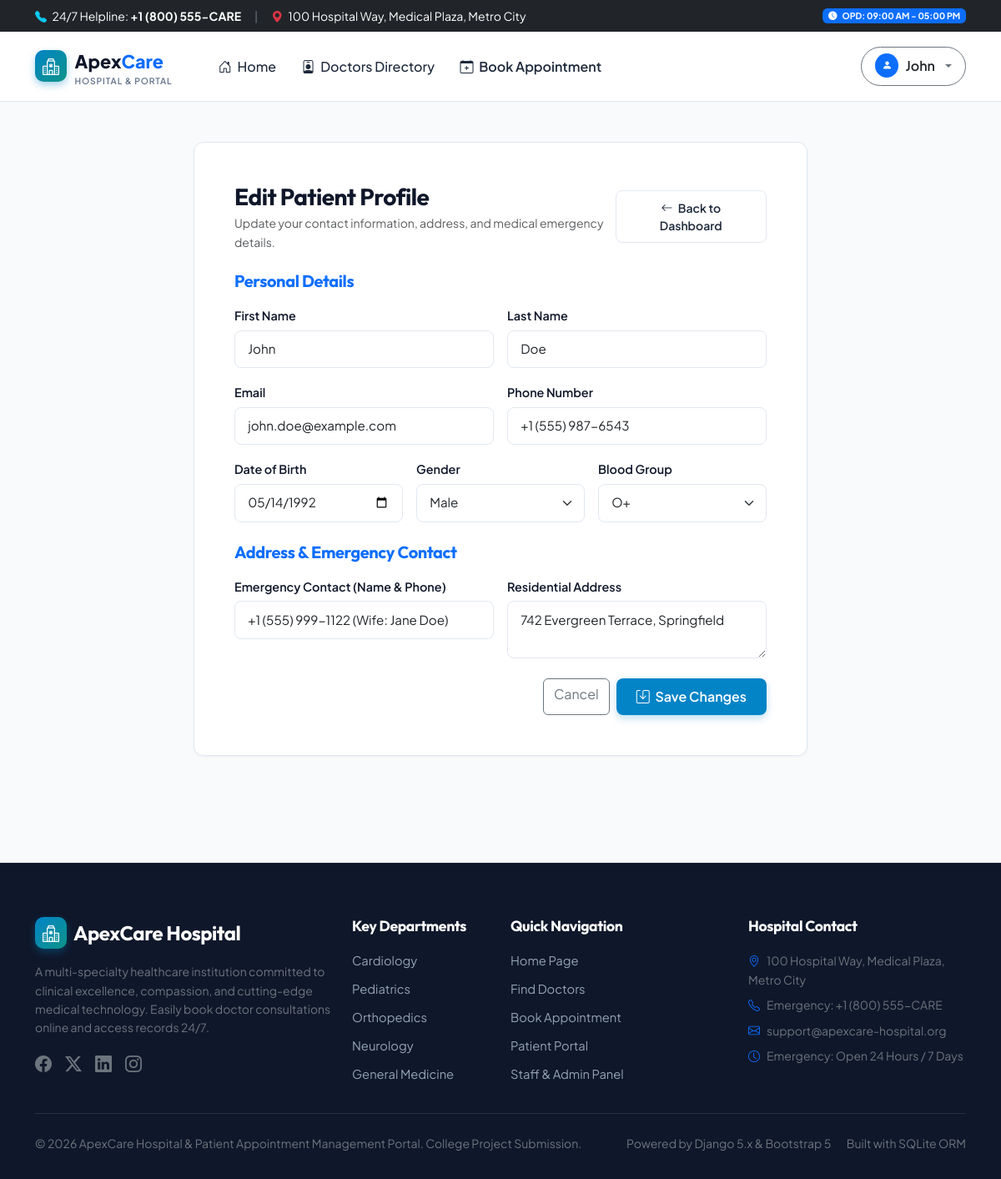
The app's page /profile/edit/ (signed in) with its own data.
### portal/models.py (models this page shows, shortened)
class PatientProfile(models.Model):
    GENDER_CHOICES = [
        ('Male', 'Male'),
        ('Female', 'Female'),
        ('Other', 'Other'),
    ]
    BLOOD_GROUP_CHOICES = [
        ('A+', 'A+'), ('A-', 'A-'),
        ('B+', 'B+'), ('B-', 'B-'),
        ('AB+', 'AB+'), ('AB-', 'AB-'),
        ('O+', 'O+'), ('O-', 'O-'),
    ]
    user = models.OneToOneField(User, on_delete=models.CASCADE, related_name='patient_profile')
    phone = models.CharField(max_length=20)
    date_of_birth = models.DateField(null=True, blank=True)
    gender = models.CharField(max_length=10, choices=GENDER_CHOICES, default='Male')
    blood_group = models.CharField(max_length=5, choices=BLOOD_GROUP_CHOICES, blank=True)
    address = models.TextField(blank=True)
    emergency_contact = models.CharField(max_length=20, blank=True)
    created_at = models.DateTimeField(auto_now_add=True)
    updated_at = models.DateTimeField(auto_now=True)
    class Meta:
        verbose_name = 'Patient Profile'
        verbose_name_plural = 'Patient Profiles'

### portal/views.py (the view)
# urls.py: path('profile/edit/', views.patient_profile_edit_view, name='patient_profile_edit'),
@login_required
def patient_profile_edit_view(request):
    profile, created = PatientProfile.objects.get_or_create(user=request.user)
    if request.method == 'POST':
        form = PatientProfileUpdateForm(request.POST, instance=profile, user=request.user)
        if form.is_valid():
            form.save()
            messages.success(request, "Your profile has been updated successfully.")
            return redirect('patient_dashboard')
        else:
            messages.error(request, "Please check the form for errors.")
    else:
        form = PatientProfileUpdateForm(instance=profile, user=request.user)
    return render(request, 'portal/profile_edit.html', {'form': form})

### templates/portal/profile_edit.html (shortened to what this page needs)
{% extends 'base.html' %}
{% load static %}
{% block content %}
<div class="container py-5">
    <div class="row justify-content-center">
        <div class="col-lg-8">
            <div class="card card-custom p-4 p-md-5">
                <div class="d-flex justify-content-between align-items-center mb-4">
                    <div>
                        <h3 class="fw-bold mb-1">Edit Patient Profile</h3>
                        <p class="text-muted small mb-0">Update your contact information, address, and medical emergency details.</p>
                    </div>
                    <a href="{% url 'patient_dashboard' %}" class="btn btn-outline-custom btn-sm">
                        <i class="bi bi-arrow-left me-1"></i> Back to Dashboard
                    </a>
                </div>
                <form method="POST" novalidate>
                    <h5 class="fw-bold text-primary mb-3">Personal Details</h5>
                    <div class="row g-3 mb-4">
                        <div class="col-md-6">
                            <label class="form-label" for="{{ form.first_name.id_for_label }}">First Name</label>
                            {{ form.first_name }}
                        </div>
                        <div class="col-md-6">
                            <label class="form-label" for="{{ form.last_name.id_for_label }}">Last Name</label>
                            {{ form.last_name }}
                        </div>
                        <div class="col-md-6">
                            <label class="form-label" for="{{ form.email.id_for_label }}">Email</label>
                            {{ form.email }}
                        </div>
                        <div class="col-md-6">
                            <label class="form-label" for="{{ form.phone.id_for_label }}">Phone Number</label>
                            {{ form.phone }}
                        </div>
                        <div class="col-md-4">
                            <label class="form-label" for="{{ form.date_of_birth.id_for_label }}">Date of Birth</label>
                            {{ form.date_of_birth }}
                        </div>
                        <div class="col-md-4">
                            <label class="form-label" for="{{ form.gender.id_for_label }}">Gender</label>
                            {{ form.gender }}
                        </div>
                        <div class="col-md-4">
                            <label class="form-label" for="{{ form.blood_group.id_for_label }}">Blood Group</label>
                            {{ form.blood_group }}
                        </div>
                    </div>
                    <h5 class="fw-bold text-primary mb-3">Address & Emergency Contact</h5>
                    <div class="row g-3 mb-4">
                        <div class="col-md-6">
                            <label class="form-label" for="{{ form.emergency_contact.id_for_label }}">Emergency Contact (Name & Phone)</label>
                            {{ form.emergency_contact }}
                        </div>
                        <div class="col-md-6">
                            <label class="form-label" for="{{ form.address.id_for_label }}">Residential Address</label>
                            {{ form.address }}
                        </div>
                    </div>
                    <div class="d-flex justify-content-end gap-2">
                        <a href="{% url 'patient_dashboard' %}" class="btn btn-outline-secondary">Cancel</a>
                        <button type="submit" class="btn btn-primary-custom px-4">
                            <i class="bi bi-save me-1"></i> Save Changes
                        </button>
                    </div>
                </form>
            </div>
        </div>
    </div>
</div>
{% endblock %}

### templates/base.html (shortened to what this page needs)
{% load static %}
<!DOCTYPE html>
<html lang="en">
<head>
    <link href="https://cdn.jsdelivr.net/npm/bootstrap@5.3.3/dist/css/bootstrap.min.css" rel="stylesheet">
    <link rel="stylesheet" href="https://cdn.jsdelivr.net/npm/bootstrap-icons@1.11.3/font/bootstrap-icons.min.css">
    <link rel="stylesheet" href="{% static 'css/style.css' %}">
</head>
<body>
    <div class="bg-dark text-white py-2 small no-print">
        <div class="container d-flex justify-content-between align-items-center">
            <div class="d-flex align-items-center gap-3">
                <span><i class="bi bi-telephone-fill text-info me-1"></i> 24/7 Helpline: <strong>+1 (800) 555-CARE</strong></span>
                <span class="d-none d-md-inline text-secondary">|</span>
                <span class="d-none d-md-inline"><i class="bi bi-geo-alt-fill text-danger me-1"></i> 100 Hospital Way, Medical Plaza, Metro City</span>
            </div>
            <div class="d-flex align-items-center gap-2">
                <span class="badge bg-primary text-white"><i class="bi bi-clock-fill me-1"></i> OPD: 09:00 AM - 05:00 PM</span>
            </div>
        </div>
    </div>
    <nav class="navbar navbar-expand-lg navbar-custom sticky-top">
        <div class="container">
            <a class="navbar-brand navbar-brand-logo" href="{% url 'home' %}">
                <div class="brand-icon">
                    <i class="bi bi-hospital"></i>
                </div>
                <div>
                    <span>Apex<span class="text-primary">Care</span></span>
                    <div style="font-size: 0.65rem; font-weight: 600; text-transform: uppercase; color: #64748b; letter-spacing: 0.08em; line-height: 1;">
                        Hospital & Portal
                    </div>
                </div>
            </a>
            <div class="collapse navbar-collapse" id="navbarMain">
                <ul class="navbar-nav me-auto mb-2 mb-lg-0 ms-lg-4">
                    <li class="nav-item">
                        <a class="nav-link {% if request.resolver_match.url_name == 'home' %}active{% endif %}" href="{% url 'home' %}">
                            <i class="bi bi-house-door me-1"></i> Home
                        </a>
                    </li>
                    <li class="nav-item">
                        <a class="nav-link {% if request.resolver_match.url_name == 'doctor_list' %}active{% endif %}" href="{% url 'doctor_list' %}">
                            <i class="bi bi-person-badge me-1"></i> Doctors Directory
                        </a>
                    </li>
                    <li class="nav-item">
                        <a class="nav-link text-primary fw-semibold {% if request.resolver_match.url_name == 'book_appointment' %}active{% endif %}" href="{% url 'book_appointment' %}">
                            <i class="bi bi-calendar-plus me-1"></i> Book Appointment
                        </a>
                    </li>
                </ul>
                <div class="d-flex align-items-center gap-2">
                    {% if user.is_authenticated %}
                        <div class="dropdown">
                            <button class="btn btn-outline-secondary dropdown-toggle d-flex align-items-center gap-2 px-3 py-2 rounded-pill" type="button" data-bs-toggle="dropdown" aria-expanded="false">
                                <span class="badge bg-primary rounded-circle p-2">
                                    <i class="bi bi-person-fill"></i>
                                </span>
                                <span class="fw-semibold text-dark">{{ user.first_name|default:user.username }}</span>
                            </button>
                        </div>
                    {% endif %}
                </div>
            </div>
        </div>
    </nav>
    <main>
        {% block content %}{% endblock %}
    </main>
    <footer class="footer-custom no-print">
        <div class="container">
            <div class="row g-4 mb-4">
                <div class="col-lg-4 col-md-6">
                    <div class="d-flex align-items-center gap-2 mb-3">
                        <div class="brand-icon">
                            <i class="bi bi-hospital"></i>
                        </div>
                        <h4 class="text-white mb-0">ApexCare Hospital</h4>
                    </div>
                    <p class="text-secondary small">
                        A multi-specialty healthcare institution committed to clinical excellence, compassion, and cutting-edge medical technology. Easily book doctor consultations online and access records 24/7.
                    </p>
                    <div class="d-flex gap-3 text-secondary fs-5 mt-3">
                        <a href="#" class="text-secondary"><i class="bi bi-facebook"></i></a>
                        <a href="#" class="text-secondary"><i class="bi bi-twitter-x"></i></a>
                        <a href="#" class="text-secondary"><i class="bi bi-linkedin"></i></a>
                        <a href="#" class="text-secondary"><i class="bi bi-instagram"></i></a>
                    </div>
                </div>
                <div class="col-lg-2 col-md-6">
                    <h5>Key Departments</h5>
                    <a href="{% url 'doctor_list' %}?department=cardiology" class="footer-link">Cardiology</a>
                    <a href="{% url 'doctor_list' %}?department=pediatrics" class="footer-link">Pediatrics</a>
                    <a href="{% url 'doctor_list' %}?department=orthopedics" class="footer-link">Orthopedics</a>
                    <a href="{% url 'doctor_list' %}?department=neurology" class="footer-link">Neurology</a>
                    <a href="{% url 'doctor_list' %}?department=general-medicine" class="footer-link">General Medicine</a>
                </div>
                <div class="col-lg-3 col-md-6">
                    <h5>Quick Navigation</h5>
                    <a href="{% url 'home' %}" class="footer-link">Home Page</a>
                    <a href="{% url 'doctor_list' %}" class="footer-link">Find Doctors</a>
                    <a href="{% url 'book_appointment' %}" class="footer-link">Book Appointment</a>
                    <a href="{% url 'patient_dashboard' %}" class="footer-link">Patient Portal</a>
                    <a href="{% url 'staff_dashboard' %}" class="footer-link">Staff & Admin Panel</a>
                </div>
                <div class="col-lg-3 col-md-6">
                    <h5>Hospital Contact</h5>
                    <p class="small text-secondary mb-2">
                        <i class="bi bi-geo-alt text-primary me-2"></i>100 Hospital Way, Medical Plaza, Metro City
                    </p>
                    <p class="small text-secondary mb-2">
                        <i class="bi bi-telephone text-primary me-2"></i>Emergency: +1 (800) 555-CARE
                    </p>
                    <p class="small text-secondary mb-2">
                        <i class="bi bi-envelope text-primary me-2"></i>support@apexcare-hospital.org
                    </p>
                    <p class="small text-secondary mb-0">
                        <i class="bi bi-clock text-primary me-2"></i>Emergency: Open 24 Hours / 7 Days
                    </p>
                </div>
            </div>
            <hr class="border-secondary my-4">
            <div class="d-flex flex-column flex-md-row justify-content-between align-items-center small text-secondary">
                <div>&copy; 2026 ApexCare Hospital & Patient Appointment Management Portal. College Project Submission.</div>
                <div class="mt-2 mt-md-0">
                    <span class="me-3">Powered by Django 5.x & Bootstrap 5</span>
                    <span>Built with SQLite ORM</span>
                </div>
            </div>
        </div>
    </footer>
</body>
</html>

### records on screen
PatientProfile: phone "+1 (555) 987-6543", date_of_birth "05/14/1992", gender "Male", blood_group "O+", emergency_contact "+1 (555) 999-1122 (Wife: Jane Doe)", address "742 Evergreen Terrace, Springfield"

### other values on screen
{{ user.first_name|default:user.username }} "John"
